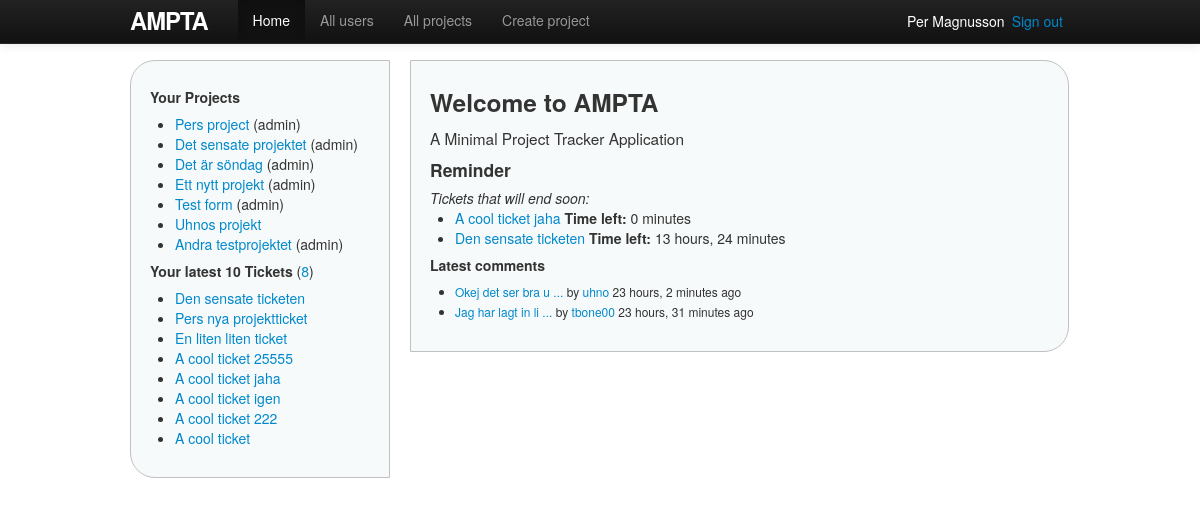
Before: / (signed in) with the older database file.
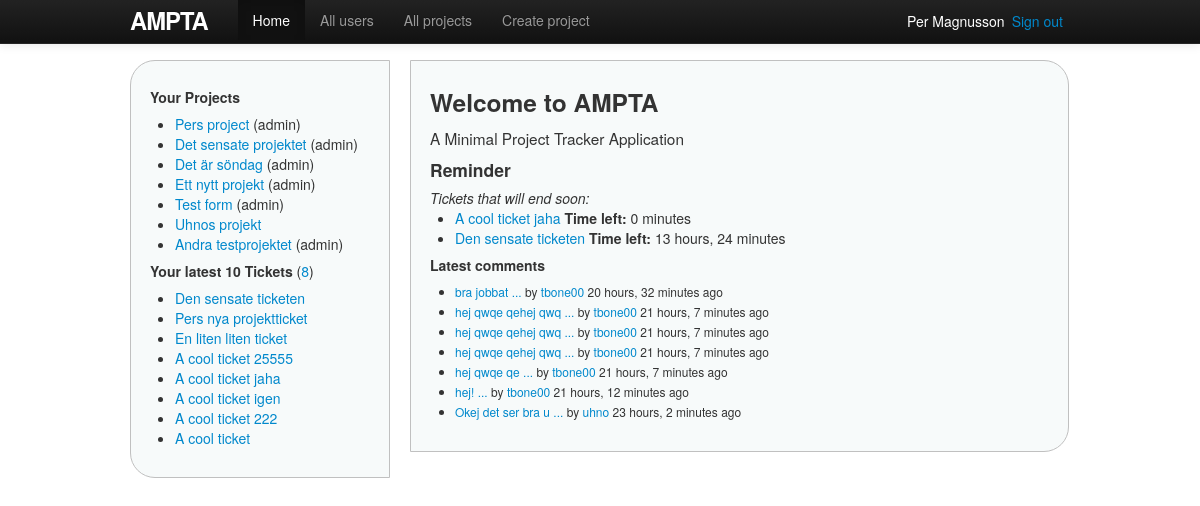
After: the same page with the newer database file.
### ampta/models.py (models this page shows, shortened)
class Project(models.Model):
    name = models.CharField(max_length=30)
    description = models.TextField()
    start_date = models.DateField()
    end_date = models.DateField()
    users = models.ManyToManyField(User, related_name='projects', blank=True)
    owner = models.ForeignKey(User, related_name='projects_owned_by_user')
    date_added = models.DateTimeField()
    date_updated = models.DateTimeField()
    def owned_by_user(self, user):
        return self.owner == user

class Ticket(models.Model):
    name = models.CharField(max_length=30)
    description = models.TextField()
    start_date = models.DateField()
    end_date = models.DateField()
    status = models.ForeignKey(Status, related_name='tickets')
    project = models.ForeignKey(Project, related_name='tickets')
    owner = models.ForeignKey(User, related_name='tickets')
    date_added = models.DateTimeField()
    date_updated = models.DateTimeField()
    def get_absolute_url(self):
        return reverse('project_ticket', args=[str(self.project.id), str(self.id)])

class Comment(models.Model):
    comment = models.CharField(max_length=999)
    comment_date = models.DateTimeField()
    owner = models.ForeignKey(User, related_name='comments')
    project = models.ForeignKey(Project, related_name='comments')
    def __unicode__(self):
        return '%s ...' % self.comment[:18]

### ampta/views/views.py (the view)
# urls.py: url(r'^$', 'home_index', name='root'),
@login_required(login_url='/login')
def home_index(request):
    return render(request, 'general/home.html', {'home_active': True})

### ampta/templatetags/custom_filters.py (called while the page is built)
@register.filter(name='user_projects')  # "name", if other name than function
def user_projects(user):
    projects = user.projects.order_by('-date_added')
    return projects

@register.filter
def project_owned_by_user(project, user):
    return project.owned_by_user(user)

@register.filter
def get_hurry_tickets(user):
    import datetime
    from datetime import date, timedelta
    date_from = datetime.date.today()
    date_to = datetime.date.today() + timedelta(days=3)  # days to add
    return user.tickets.filter(end_date__range=(date_from, date_to))

@register.filter
def get_latest_comments(user):
    from ampta.models import Comment
    return (Comment.objects.filter(project__users=user)
                           .order_by('-comment_date')[:7])

### ampta/templates/general/home.html (shortened to what this page needs)
{% extends 'shared/base.html' %}
{% load custom_filters %}
{% block content %}
<h3>Welcome to AMPTA</h3>
<p>A Minimal Project Tracker Application</p>
{% if user|get_hurry_tickets %}
<h4>Reminder</h4>
<i>Tickets that will end soon:</i>
<ul>
{% for t in user|get_hurry_tickets %}
	<li><a href="{{ t.get_absolute_url }}">{{ t.name }}</a>
		<strong>Time left:</strong> {{ t.end_date|timeuntil }}</li>
{% endfor %}
</ul>
{% endif %}
<div class="latestComments">
	<h5>Latest comments</h5>
	<ul>
	{% for c in user|get_latest_comments %}
		<li><a href="{% url project c.project.id %}#comment{{ c.id }}">{{ c }}</a>
			by <a href="{% url user c.owner.id %}">{{ c.owner }}</a>
			{{ c.comment_date|timesince }} ago
		</li>
	{% endfor %}
	</ul>
</div>
{% endblock %}

### ampta/templates/shared/_sidenav_projects_tickets.html (shortened to what this page needs)
{% load custom_filters %}
<h5>Your Projects</h5>
<ul>
{% with projects=user|user_projects %}
{% for p in projects %}
	<li>
		<a href="{% url project p.id %}">{{ p.name }}</a>
		{% if p|project_owned_by_user:user %}(admin){% endif %}
	</li>
{% endfor%}
{% endwith %}
</ul>
<h5>Your latest 10 Tickets
	<span class="countTickets">(<a href="{% url tickets %}">{{ user.tickets.count }}</a>)</span>
</h5>
<ul>
{% for t in user.tickets.all|dictsortreversed:"date_added"|slice:"10" %}
	<li><a href="{% url project_ticket t.project.id t.id %}">{{ t.name }}</a></li>
{% endfor %}
</ul>

Changed rows visible on the page:
no longer on this page (row unchanged): Comment: comment "Jag har lagt in li ...", owner "tbone00", comment_date "23 hours, 31 minutes"
added Comment: comment "bra jobbat ...", owner "tbone00", comment_date "20 hours, 32 minutes"
added Comment: comment "hej qwqe qehej qwq ...", owner "tbone00", comment_date "21 hours, 7 minutes"
added Comment: comment "hej qwqe qehej qwq ...", owner "tbone00", comment_date "21 hours, 7 minutes"
added Comment: comment "hej qwqe qehej qwq ...", owner "tbone00", comment_date "21 hours, 7 minutes"
added Comment: comment "hej qwqe qe ...", owner "tbone00", comment_date "21 hours, 7 minutes"
added Comment: comment "hej! ...", owner "tbone00", comment_date "21 hours, 12 minutes"
